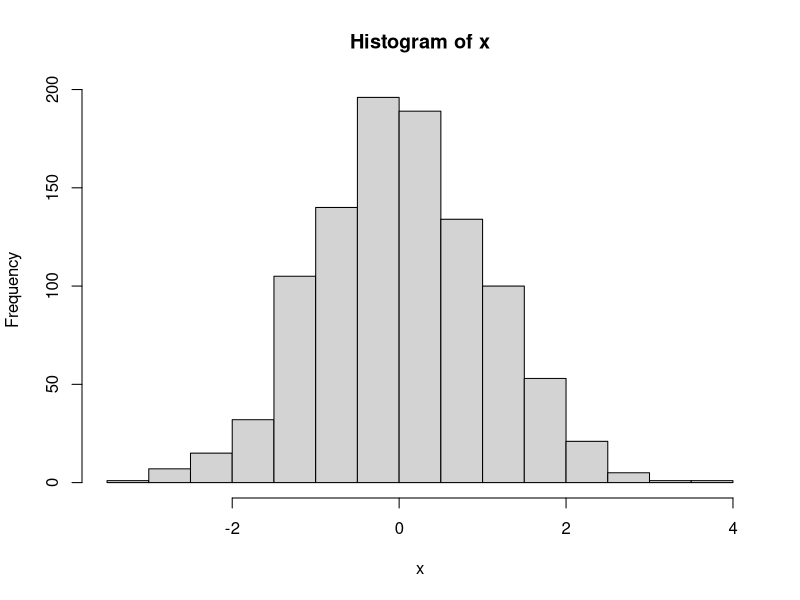
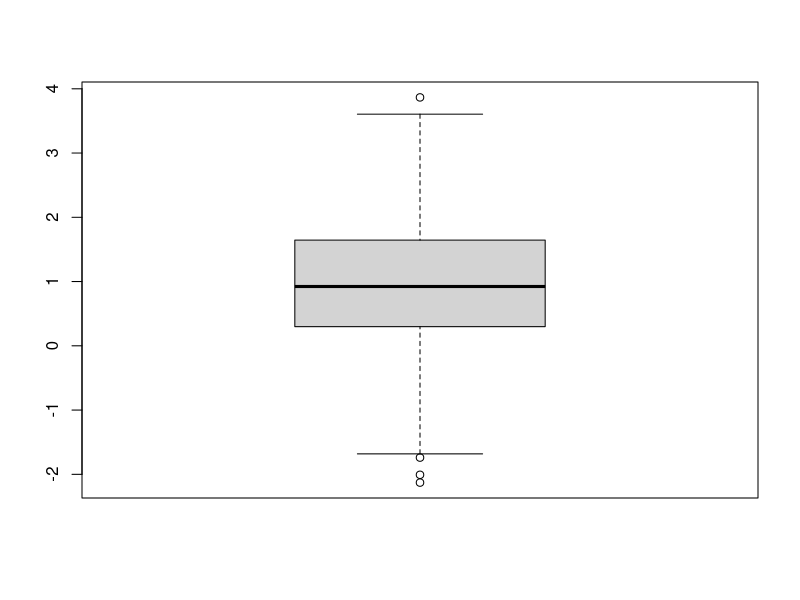

Write the R code that produced these figures, in order. (Note: this script raises an error after producing the figures.)
# Task 1
# generate observations
x = rnorm(1000)
# plot histogram
hist(x)

# Task 2
# generate observations
y = rnorm(1000,mean=1)
# plot boxplot
boxplot(y)

# Task 3
# boxplot for x's and y's
boxplot(list(x,Y))

# Task 4
